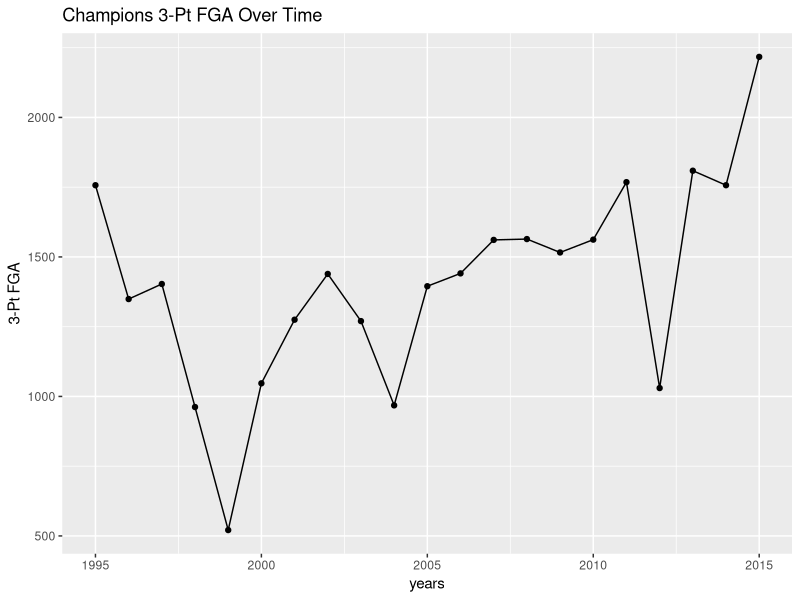
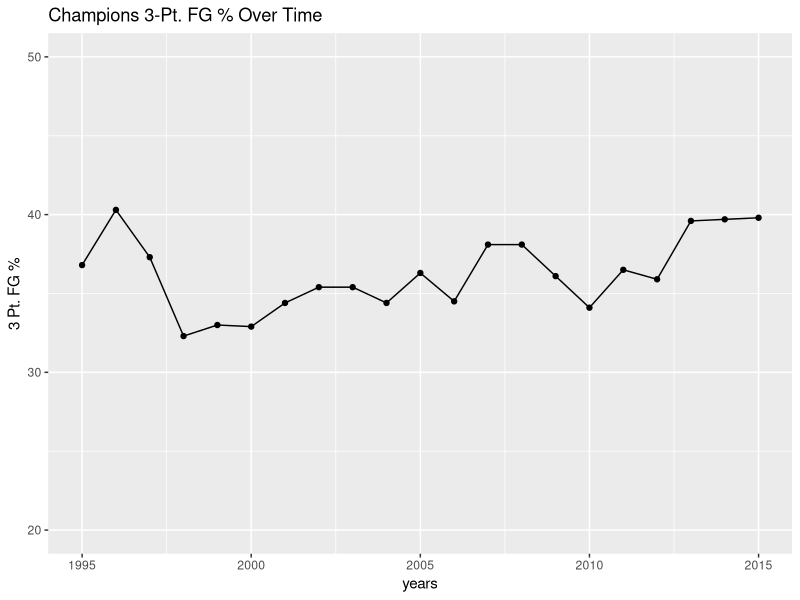
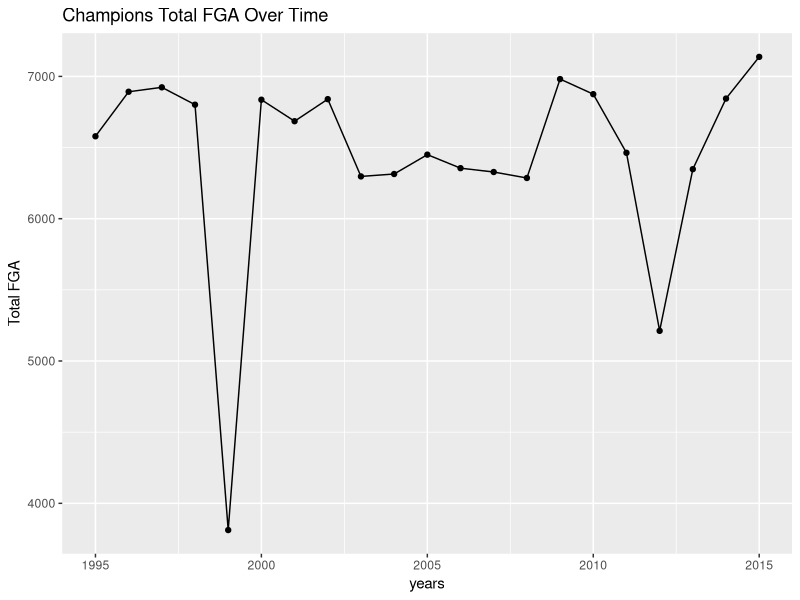
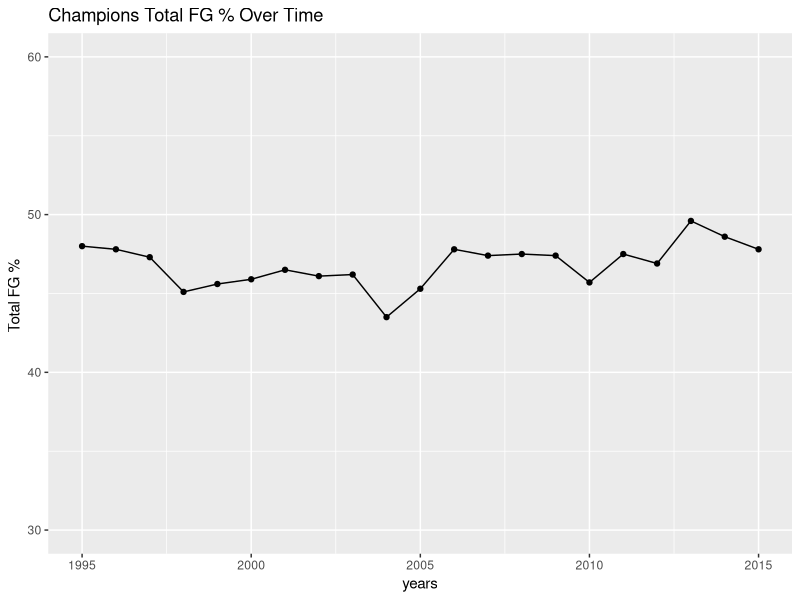
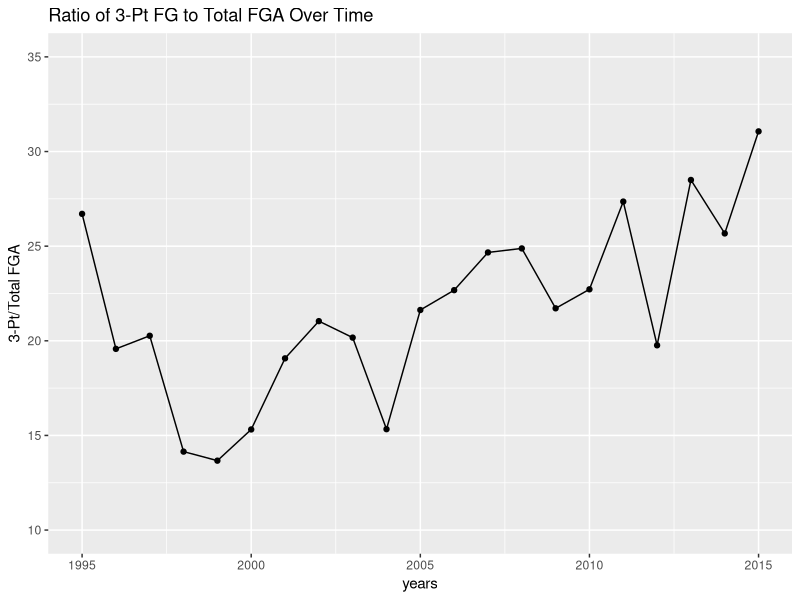
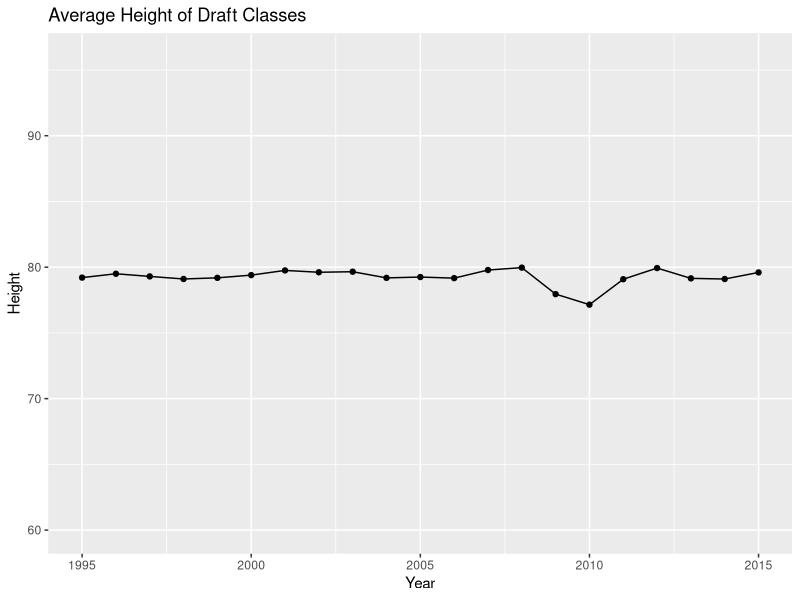
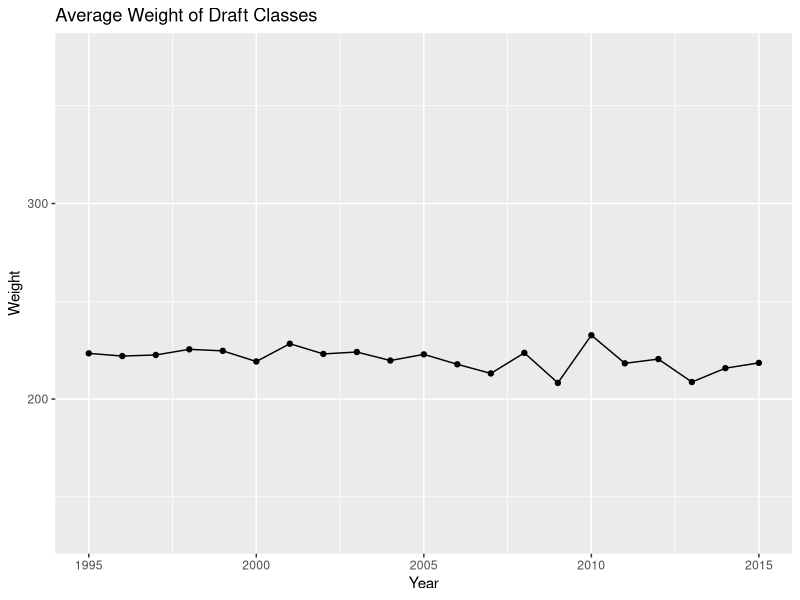
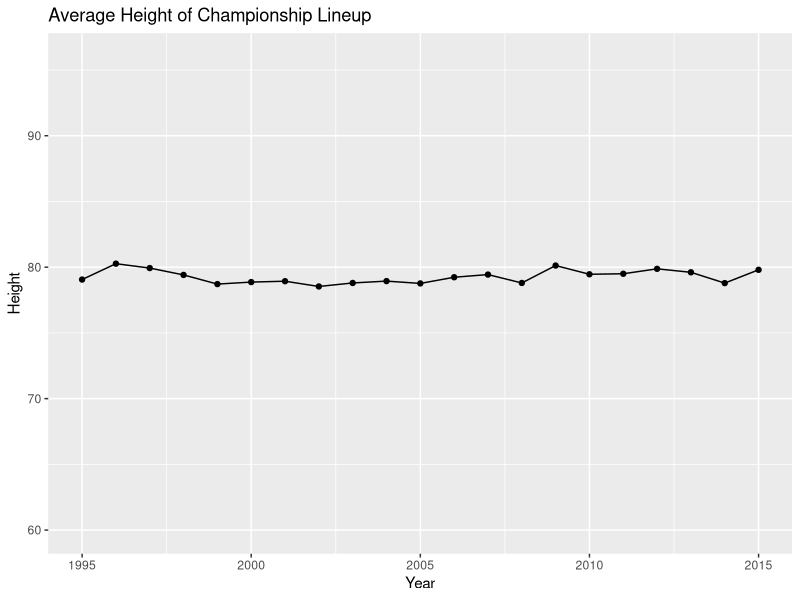

Here is the R script that generated these plots, in order:
library(ggplot2)

data <- read.csv(file = "data/champ_data.csv", header = TRUE)[-c(1)]
data$X3PP <- data$X3PP * 100
data$FGP <- data$FGP * 100
data$X3PtFGA <- data$X3PA/data$FGA * 100

# Champion 3-Pt FGA Year-to-Year
qplot(x = years, y = X3PA, data = data, geom = c("point", "line"), 
      ylab = "3-Pt FGA", main = 'Champions 3-Pt FGA Over Time')
ggsave(file = "images/3pt_fga.pdf")
ggsave(file = "images/3pt_fga.png")

# Champion 3-Pt FGP Year-to-Year
qplot(x = years, y = X3PP, data = data, geom = c("point", "line"), 
      ylim = c(20, 50), ylab = "3 Pt. FG %", 
      main = 'Champions 3-Pt. FG % Over Time')
ggsave(file = "images/3pt_percent_fga.pdf")
ggsave(file = "images/3pt_percent_fga.png")

# Champion Field Goal Attempts (FGA) Year-to-Year
qplot(x = years, y = FGA, data = data, geom = c("point", "line"),
      ylab = "Total FGA", main = 'Champions Total FGA Over Time')
ggsave(file = "images/total_fga.pdf")
ggsave(file = "images/total_fga.png")

# Champion Field Goal Percentage (FGP) Year-to-Year
qplot(x = years, y = FGP, data = data, geom = c("point", "line"), 
      ylim = c(30, 60), ylab = "Total FG % ", 
      main = 'Champions Total FG % Over Time')
ggsave(file = "images/total_percent_fga.pdf")
ggsave(file = "images/total_percent_fga.png")

# 3-Pt Field Goals as a Percentage of Total Field Goals
qplot(x = years, y = X3PtFGA, data = data, geom = c("point", "line"),
      ylim = c(10, 35), ylab = "3-Pt/Total FGA", 
      main = 'Ratio of 3-Pt FG to Total FGA Over Time')
ggsave(file = "images/3pt_total_ratio.pdf")
ggsave(file = "images/3pt_total_ratio.png")

# Average height and weight of NBA Draft Picks 
players <- read.csv(file = "data/players.csv", header = TRUE)
players_unique <- data.frame(unique(players$Year), 
                             unique(players$Average_Height), 
                             unique(players$Average_Weight))

qplot(x = unique(players$Year), y = unique(players$Average_Height), 
      data = players_unique, geom = c("point", "line"), ylab = "Height", 
      xlab = "Year", ylim = c(60, 96), 
      main = 'Average Height of Draft Classes')
ggsave(file = "images/draft_height.pdf")
ggsave(file = "images/draft_height.png")

qplot(x = unique(players$Year), y = unique(players$Average_Weight),
      data = players_unique, geom = c("point", "line"), ylab = "Weight",
      xlab = "Year", ylim = c(133, 375),
      main = "Average Weight of Draft Classes")
ggsave(file = "images/draft_weight.pdf")
ggsave(file = "images/draft_weight.png")

# Average height and weight of NBA Championship Lineups
champ <- read.csv(file = "data/roster.csv", header = TRUE)
champ$Average_Height[champ$Year == 2003] <- 78.8001
champ_unique <- data.frame(unique(champ$Year), unique(champ$Average_Height), 
                           unique(champ$Average_Weight))

qplot(x = unique(champ$Year), y = unique(champ$Average_Height),
      data = champ_unique, geom = c("point", "line"), ylab = "Height", 
      xlab = "Year", main = "Average Height of Championship Lineup",
      ylim = c(60, 96))
ggsave(file = "images/champ_height.pdf")
ggsave(file = "images/champ_height.png")

qplot(x = unique(champ$Year), y = unique(champ$Average_Weight),
      data = champ_unique, geom = c("point", "line"), ylab = "Weight",
      xlab = "Year", main = "Average Weight of Championship Lineup", 
      ylim = c(133, 375))
ggsave(file = "images/champ_weight.pdf")
ggsave(file = "images/champ_weight.png")

## ---- Visualization ----

# Champion 3-Pt FGA Year-to-Year
qplot(x = years, y = X3PA, data = data, geom = c("point", "line"), 
      ylab = "3-Pt FGA", main = 'Champions 3-Pt FGA Over Time') + 
  theme(plot.title = element_text(size=12))

# Champion 3-Pt FGP Year-to-Year
qplot(x = years, y = X3PP, data = data, geom = c("point", "line"), 
      ylim = c(20, 50), ylab = "3 Pt. FG %", 
      main = 'Champions 3-Pt. FG % Over Time') +
  theme(plot.title = element_text(size=12))

# Champion Field Goal Attempts (FGA) Year-to-Year
qplot(x = years, y = FGA, data = data, geom = c("point", "line"),
      ylab = "Total FGA", main = 'Champions Total FGA Over Time') +
  theme(plot.title = element_text(size=12))

# Champion Field Goal Percentage (FGP) Year-to-Year
qplot(x = years, y = FGP, data = data, geom = c("point", "line"), 
      ylim = c(30, 60), ylab = "Total FG % ", 
      main = 'Champions Total FG % Over Time') +
  theme(plot.title = element_text(size=12))

# 3-Pt Field Goals as a Percentage of Total Field Goals
qplot(x = years, y = X3PtFGA, data = data, geom = c("point", "line"),
      ylim = c(10, 35), ylab = "3-Pt/Total FGA", 
      main = 'Ratio of 3-Pt FG to Total FGA Over Time') +
  theme(plot.title = element_text(size=12))

# Average height and weight of NBA Draft Picks
qplot(x = unique(players$Year), y = unique(players$Average_Height), 
      data = players_unique, geom = c("point", "line"), ylab = "Height", 
      xlab = "Year", ylim = c(60, 96), 
      main = 'Average Height of Draft Classes') +
  theme(plot.title = element_text(size=12))

qplot(x = unique(players$Year), y = unique(players$Average_Weight),
      data = players_unique, geom = c("point", "line"), ylab = "Weight",
      xlab = "Year", ylim = c(133, 375),
      main = "Average Weight of Draft Classes") +
  theme(plot.title = element_text(size=12))

# Average height and weight of NBA Championship Lineups
qplot(x = unique(champ$Year), y = unique(champ$Average_Height),
      data = champ_unique, geom = c("point", "line"), ylab = "Height", 
      xlab = "Year", main = "Average Height of Championship Lineup",
      ylim = c(60, 96)) +
  theme(plot.title = element_text(size=12))

qplot(x = unique(champ$Year), y = unique(champ$Average_Weight),
      data = champ_unique, geom = c("point", "line"), ylab = "Weight",
      xlab = "Year", main = "Average Weight of Championship Lineup", 
      ylim = c(133, 375)) +
  theme(plot.title = element_text(size=12))
